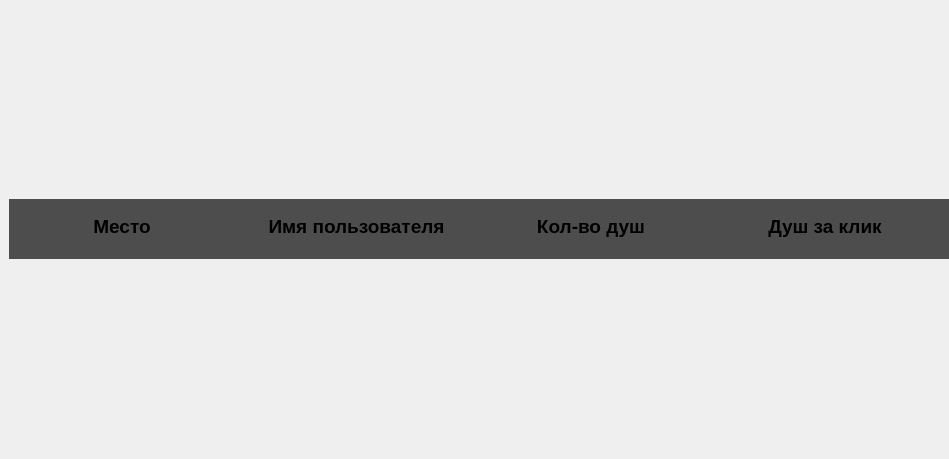
      <widget class="QWidget" name="scrollAreaWidgetContents">
       <property name="geometry">
        <rect>
         <x>0</x>
         <y>0</y>
         <width>949</width>
         <height>459</height>
        </rect>
       </property>
       <widget class="QWidget" name="verticalLayoutWidget">
        <property name="geometry">
         <rect>
          <x>9</x>
          <y>9</y>
          <width>16777215</width>
          <height>441</height>
         </rect>
        </property>
        <layout class="QVBoxLayout" name="layout_scroll">
         <item>
          <widget class="QWidget" name="description" native="true">
           <property name="minimumSize">
            <size>
             <width>0</width>
             <height>60</height>
            </size>
           </property>
           <property name="maximumSize">
            <size>
             <width>16777215</width>
             <height>60</height>
            </size>
           </property>
           <property name="styleSheet">
            <string notr="true">background-color: rgb(77, 77, 77)</string>
           </property>
           <widget class="QWidget" name="horizontalLayoutWidget">
            <property name="geometry">
             <rect>
              <x>-1</x>
              <y>-3</y>
              <width>931</width>
              <height>61</height>
             </rect>
            </property>
            <layout class="QHBoxLayout" name="horizontalLayout">
             <item>
              <widget class="QLabel" name="label_3">
               <property name="font">
                <font>
                 <pointsize>14</pointsize>
                 <bold>true</bold>
                </font>
               </property>
               <property name="text">
                <string>Место</string>
               </property>
               <property name="textFormat">
                <enum>Qt::TextFormat::AutoText</enum>
               </property>
               <property name="alignment">
                <set>Qt::AlignmentFlag::AlignCenter</set>
               </property>
              </widget>
             </item>
             <item>
              <widget class="QLabel" name="label_2">
               <property name="font">
                <font>
                 <pointsize>14</pointsize>
                 <bold>true</bold>
                </font>
               </property>
               <property name="text">
                <string>Имя пользователя</string>
               </property>
               <property name="alignment">
                <set>Qt::AlignmentFlag::AlignCenter</set>
               </property>
              </widget>
             </item>
             <item>
              <widget class="QLabel" name="label">
               <property name="font">
                <font>
                 <pointsize>14</pointsize>
                 <bold>true</bold>
                </font>
               </property>
               <property name="text">
                <string>Кол-во душ</string>
               </property>
               <property name="alignment">
                <set>Qt::AlignmentFlag::AlignCenter</set>
               </property>
              </widget>
             </item>
             <item>
              <widget class="QLabel" name="label_4">
               <property name="font">
                <font>
                 <pointsize>14</pointsize>
                 <bold>true</bold>
                </font>
               </property>
               <property name="text">
                <string>Душ за клик</string>
               </property>
               <property name="alignment">
                <set>Qt::AlignmentFlag::AlignCenter</set>
               </property>
              </widget>
             </item>
            </layout>
           </widget>
          </widget>
         </item>
        </layout>
       </widget>
      </widget>
